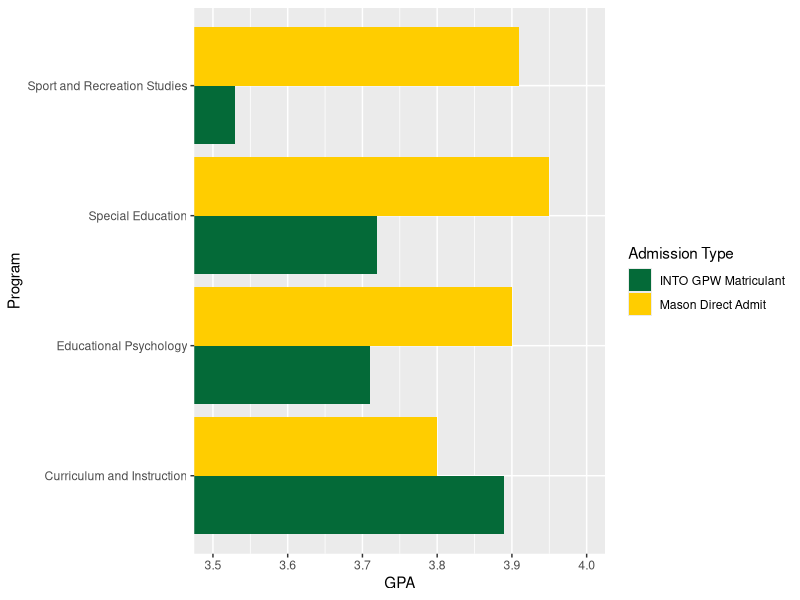
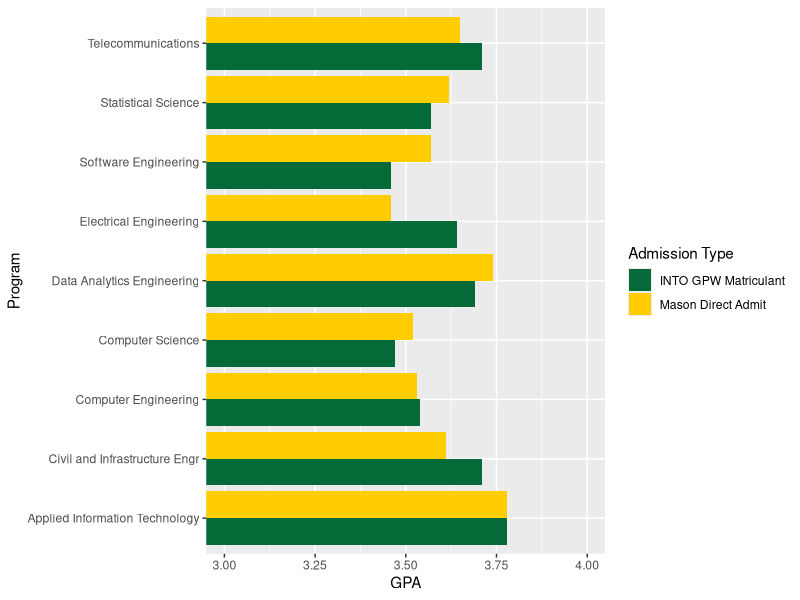
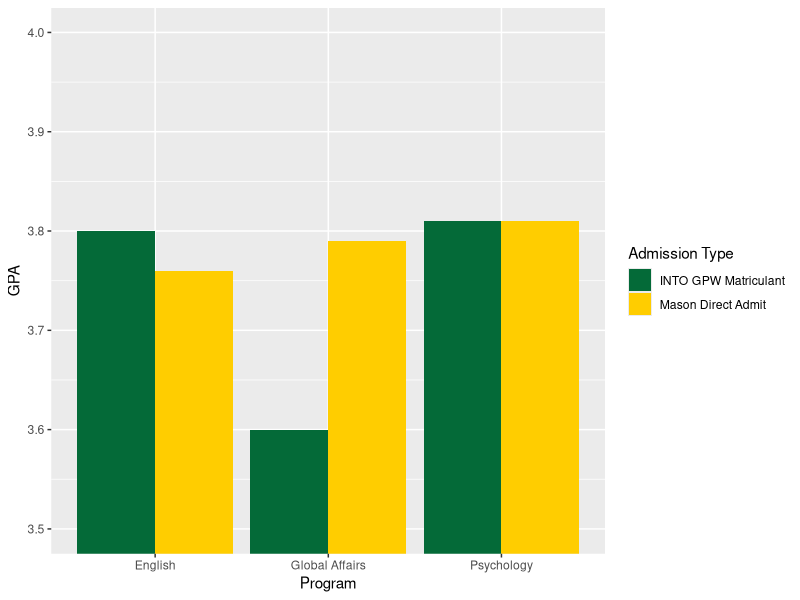
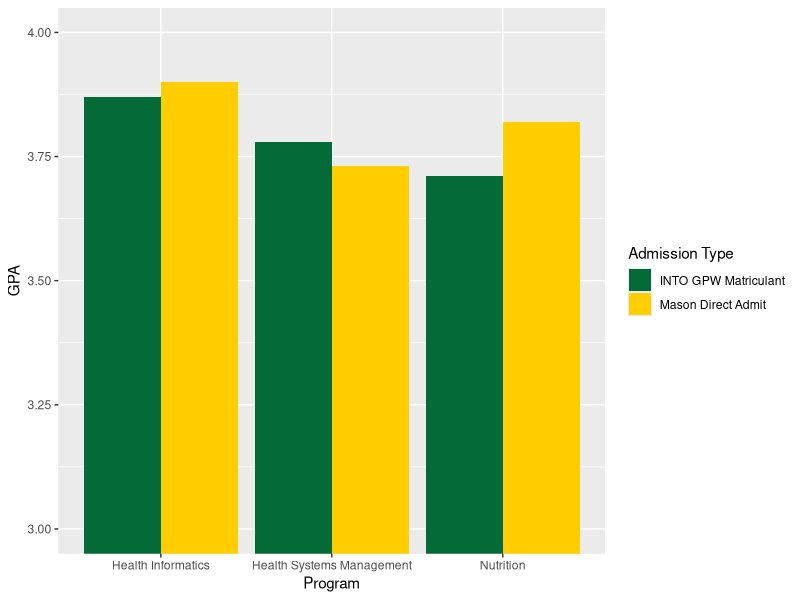
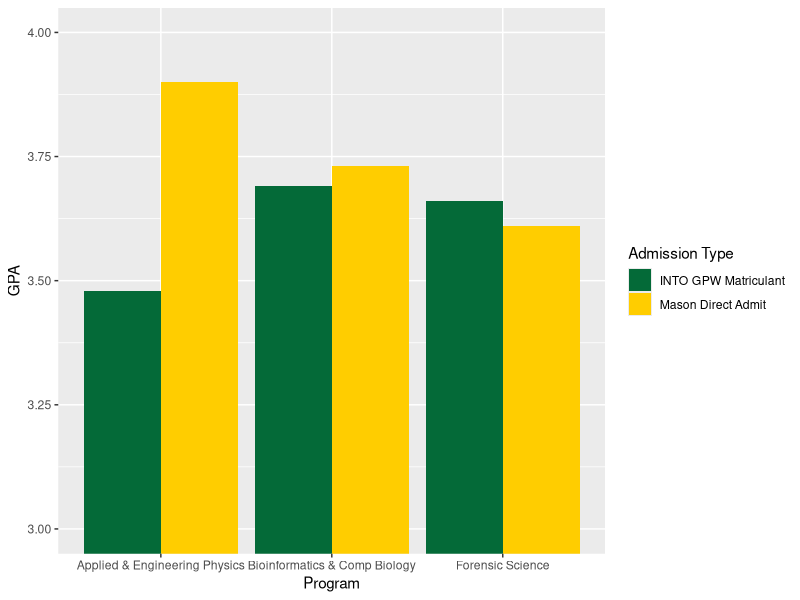
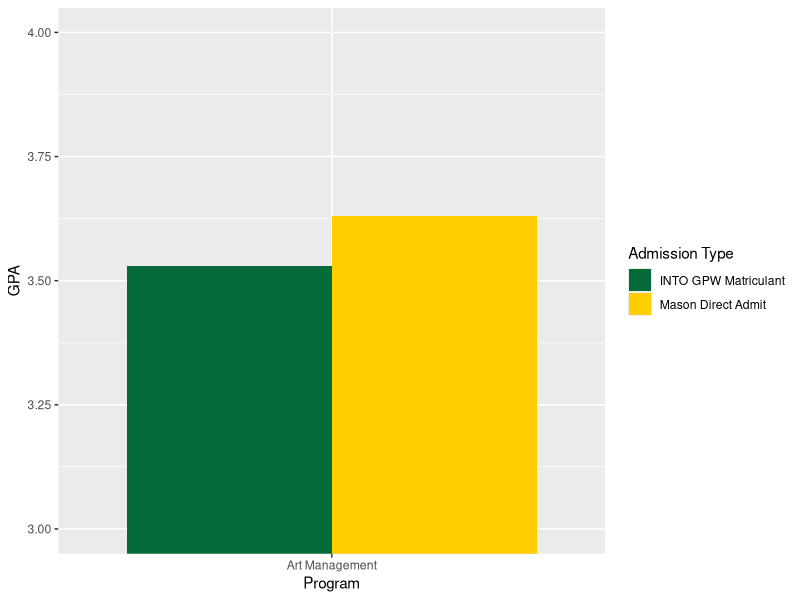
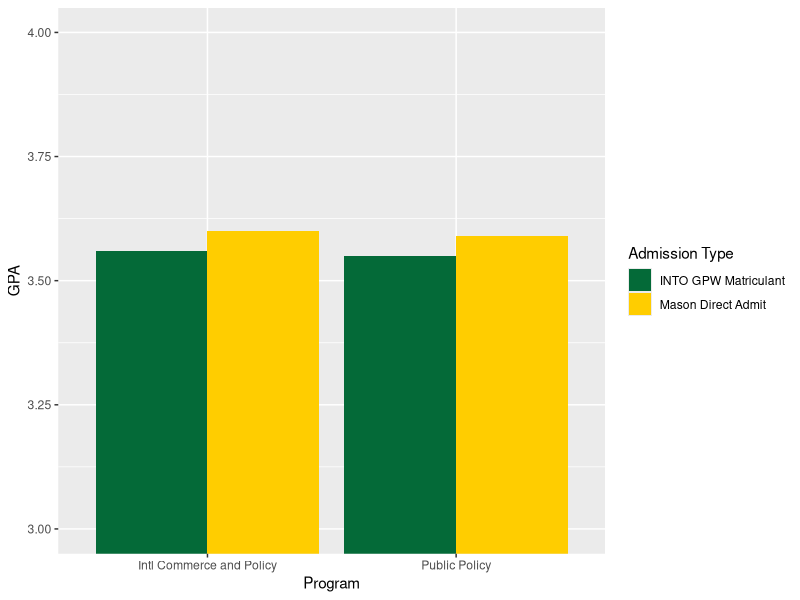
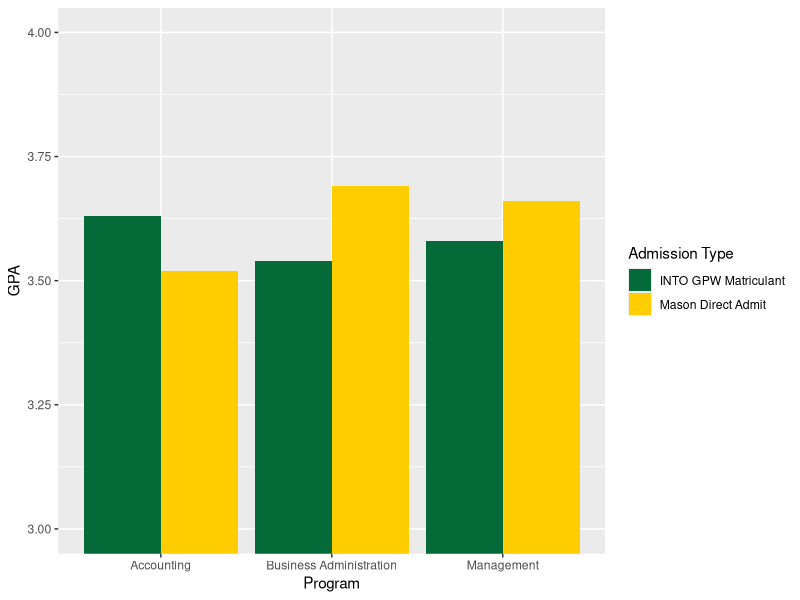

Source code (R) for these figures, in order:
##########ii-2. Compare all majors in a college (Bar Chart)
library("readxl")
library("tidyverse")
library("scales")

gpa_cehd <- read_excel("Gpa_Rates_by_Programs.xlsx", sheet = "CEHD")
gpa_cehd %>%
  ggplot(aes(fill = Admit_Type, x = Program, y = GPA)) +
  geom_bar(position="dodge", stat="identity") +
  scale_fill_manual(values=c("#046A38", "#FFCD00")) +
  coord_flip(ylim=c(3.5,4.0)) +
  labs(x = "Program", y = "GPA", fill = "Admission Type") 

gpa_cec <- read_excel("Gpa_Rates_by_Programs.xlsx", sheet = "CEC")
gpa_cec %>%
  ggplot(aes(fill = Admit_Type, x = Program, y = GPA)) +
  geom_bar(position="dodge", stat="identity") +
  scale_fill_manual(values=c("#046A38", "#FFCD00")) +
  coord_flip(ylim=c(3.0,4.0)) +
  labs(x = "Program", y = "GPA", fill = "Admission Type") 

gpa_chss <- read_excel("Gpa_Rates_by_Programs.xlsx", sheet = "CHSS")
gpa_chss %>%
  ggplot(aes(fill = Admit_Type, x = Program, y = GPA)) +
  geom_bar(position="dodge", stat="identity") +
  scale_fill_manual(values=c("#046A38", "#FFCD00")) +
  coord_cartesian(ylim=c(3.5,4.0)) +
  labs(x = "Program", y = "GPA", fill = "Admission Type") 

gpa_cph <- read_excel("Gpa_Rates_by_Programs.xlsx", sheet = "CPH")
gpa_cph %>%
  ggplot(aes(fill = Admit_Type, x = Program, y = GPA)) +
  geom_bar(position="dodge", stat="identity") +
  scale_fill_manual(values=c("#046A38", "#FFCD00")) +
  coord_cartesian(ylim=c(3.0,4.0)) +
  labs(x = "Program", y = "GPA", fill = "Admission Type") 

gpa_cos <- read_excel("Gpa_Rates_by_Programs.xlsx", sheet = "COS")
gpa_cos %>%
  ggplot(aes(fill = Admit_Type, x = Program, y = GPA)) +
  geom_bar(position="dodge", stat="identity") +
  scale_fill_manual(values=c("#046A38", "#FFCD00")) +
  coord_cartesian(ylim=c(3.0,4.0)) +
  labs(x = "Program", y = "GPA", fill = "Admission Type") 

gpa_cvpa <- read_excel("Gpa_Rates_by_Programs.xlsx", sheet = "CVPA")
gpa_cvpa %>%
  ggplot(aes(fill = Admit_Type, x = Program, y = GPA)) +
  geom_bar(position="dodge", stat="identity") +
  scale_fill_manual(values=c("#046A38", "#FFCD00")) +
  coord_cartesian(ylim=c(3.0,4.0)) +
  labs(x = "Program", y = "GPA", fill = "Admission Type")

gpa_schar <- read_excel("Gpa_Rates_by_Programs.xlsx", sheet = "Schar")
gpa_schar %>%
  ggplot(aes(fill = Admit_Type, x = Program, y = GPA)) +
  geom_bar(position="dodge", stat="identity") +
  scale_fill_manual(values=c("#046A38", "#FFCD00")) +
  coord_cartesian(ylim=c(3.0,4.0)) +
  labs(x = "Program", y = "GPA", fill = "Admission Type")

gpa_sbus <- read_excel("Gpa_Rates_by_Programs.xlsx", sheet = "SBus")
gpa_sbus %>%
  ggplot(aes(fill = Admit_Type, x = Program, y = GPA)) +
  geom_bar(position="dodge", stat="identity") +
  scale_fill_manual(values=c("#046A38", "#FFCD00")) +
  coord_cartesian(ylim=c(3.0,4.0)) +
  labs(x = "Program", y = "GPA", fill = "Admission Type")

